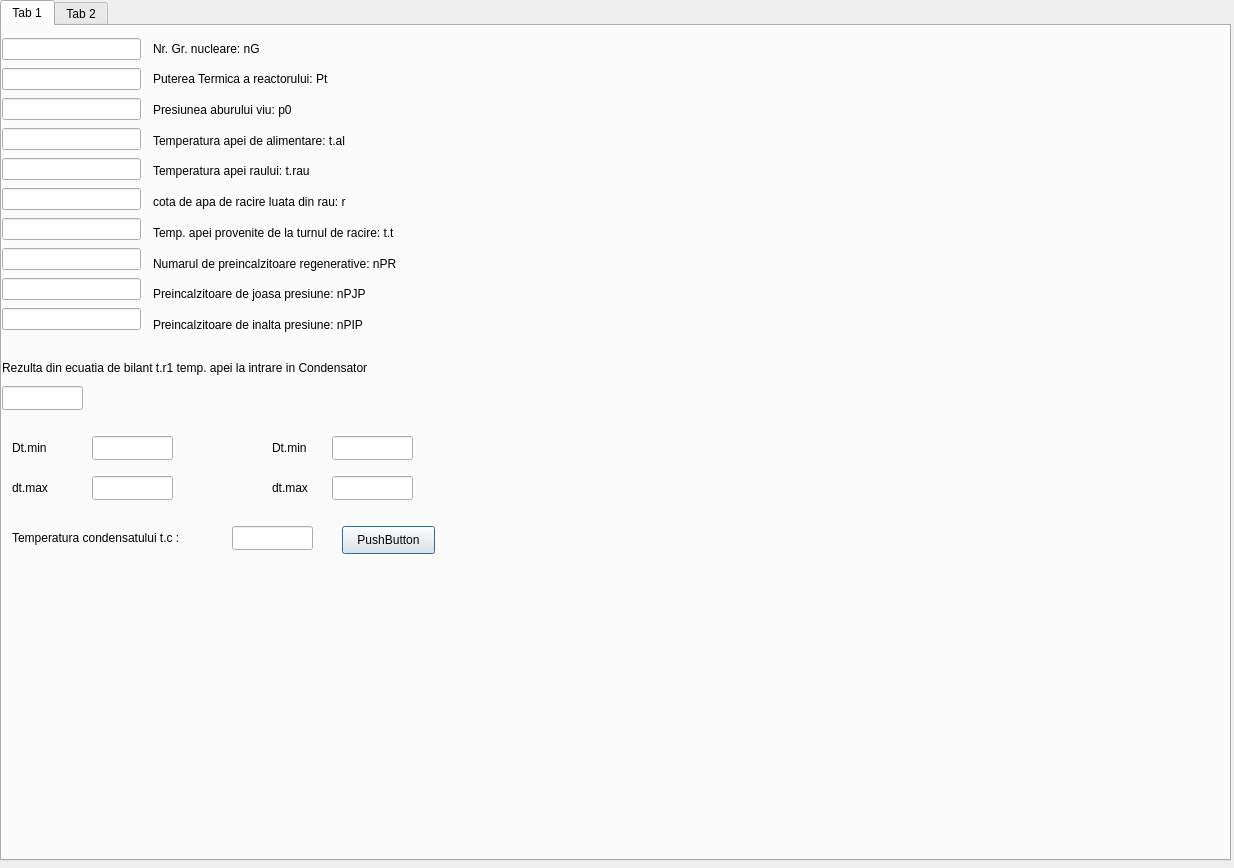
<?xml version="1.0" encoding="UTF-8"?>
<ui version="4.0">
 <class>Dialog</class>
 <widget class="QDialog" name="Dialog">
  <property name="geometry">
   <rect>
    <x>0</x>
    <y>0</y>
    <width>1234</width>
    <height>868</height>
   </rect>
  </property>
  <property name="windowTitle">
   <string>Dialog</string>
  </property>
  <widget class="QTabWidget" name="tabWidget">
   <property name="geometry">
    <rect>
     <x>0</x>
     <y>0</y>
     <width>1231</width>
     <height>861</height>
    </rect>
   </property>
   <widget class="QWidget" name="tab_3">
    <attribute name="title">
     <string>Tab 1</string>
    </attribute>
    <widget class="QLineEdit" name="temperaturaCondensat">
     <property name="geometry">
      <rect>
       <x>230</x>
       <y>500</y>
       <width>81</width>
       <height>24</height>
      </rect>
     </property>
    </widget>
    <widget class="QLabel" name="label_15">
     <property name="geometry">
      <rect>
       <x>10</x>
       <y>450</y>
       <width>41</width>
       <height>24</height>
      </rect>
     </property>
     <property name="text">
      <string>dt.max</string>
     </property>
    </widget>
    <widget class="QLineEdit" name="temperaturaApaIntrareCondensator">
     <property name="geometry">
      <rect>
       <x>0</x>
       <y>360</y>
       <width>81</width>
       <height>24</height>
      </rect>
     </property>
    </widget>
    <widget class="QLabel" name="label_17">
     <property name="geometry">
      <rect>
       <x>270</x>
       <y>410</y>
       <width>41</width>
       <height>24</height>
      </rect>
     </property>
     <property name="text">
      <string>Dt.min</string>
     </property>
    </widget>
    <widget class="QWidget" name="layoutWidget">
     <property name="geometry">
      <rect>
       <x>0</x>
       <y>10</y>
       <width>139</width>
       <height>305</height>
      </rect>
     </property>
     <layout class="QVBoxLayout" name="verticalLayout">
      <item>
       <widget class="QLineEdit" name="numarGrupuriNucleare"/>
      </item>
      <item>
       <widget class="QLineEdit" name="putereTermicaReactor"/>
      </item>
      <item>
       <widget class="QLineEdit" name="presiuneAburViu"/>
      </item>
      <item>
       <widget class="QLineEdit" name="temperaturaApaAlimentare"/>
      </item>
      <item>
       <widget class="QLineEdit" name="temperaturaApaRau">
        <property name="text">
         <string/>
        </property>
       </widget>
      </item>
      <item>
       <widget class="QLineEdit" name="cotaApaRacireRau"/>
      </item>
      <item>
       <widget class="QLineEdit" name="temperaturaApaTurnRacire"/>
      </item>
      <item>
       <widget class="QLineEdit" name="numarPreincalzitoareRegen"/>
      </item>
      <item>
       <widget class="QLineEdit" name="preincalzitoareJoasa"/>
      </item>
      <item>
       <widget class="QLineEdit" name="preincalzitoareInalta"/>
      </item>
     </layout>
    </widget>
    <widget class="QLabel" name="label_14">
     <property name="geometry">
      <rect>
       <x>10</x>
       <y>410</y>
       <width>41</width>
       <height>24</height>
      </rect>
     </property>
     <property name="text">
      <string>Dt.min</string>
     </property>
    </widget>
    <widget class="QLineEdit" name="diferentaTempCondensatorMin">
     <property name="geometry">
      <rect>
       <x>90</x>
       <y>410</y>
       <width>81</width>
       <height>24</height>
      </rect>
     </property>
    </widget>
    <widget class="QWidget" name="layoutWidget_2">
     <property name="geometry">
      <rect>
       <x>151</x>
       <y>10</y>
       <width>281</width>
       <height>301</height>
      </rect>
     </property>
     <layout class="QVBoxLayout" name="verticalLayout_2">
      <item>
       <widget class="QLabel" name="label_2">
        <property name="text">
         <string>Nr. Gr. nucleare: nG</string>
        </property>
       </widget>
      </item>
      <item>
       <widget class="QLabel" name="label_3">
        <property name="text">
         <string>Puterea Termica a reactorului: Pt</string>
        </property>
       </widget>
      </item>
      <item>
       <widget class="QLabel" name="label_4">
        <property name="text">
         <string>Presiunea aburului viu: p0</string>
        </property>
       </widget>
      </item>
      <item>
       <widget class="QLabel" name="label_5">
        <property name="text">
         <string>Temperatura apei de alimentare: t.al</string>
        </property>
       </widget>
      </item>
      <item>
       <widget class="QLabel" name="label">
        <property name="text">
         <string>Temperatura apei raului: t.rau</string>
        </property>
       </widget>
      </item>
      <item>
       <widget class="QLabel" name="label_6">
        <property name="text">
         <string>cota de apa de racire luata din rau: r</string>
        </property>
       </widget>
      </item>
      <item>
       <widget class="QLabel" name="label_7">
        <property name="text">
         <string>Temp. apei provenite de la turnul de racire: t.t</string>
        </property>
       </widget>
      </item>
      <item>
       <widget class="QLabel" name="label_8">
        <property name="text">
         <string>Numarul de preincalzitoare regenerative: nPR</string>
        </property>
       </widget>
      </item>
      <item>
       <widget class="QLabel" name="label_10">
        <property name="text">
         <string>Preincalzitoare de joasa presiune: nPJP</string>
        </property>
       </widget>
      </item>
      <item>
       <widget class="QLabel" name="label_9">
        <property name="text">
         <string>Preincalzitoare de inalta presiune: nPIP</string>
        </property>
       </widget>
      </item>
     </layout>
    </widget>
    <widget class="QLineEdit" name="diferentaTempCondensatMax">
     <property name="geometry">
      <rect>
       <x>330</x>
       <y>450</y>
       <width>81</width>
       <height>24</height>
      </rect>
     </property>
    </widget>
    <widget class="QLabel" name="label_16">
     <property name="geometry">
      <rect>
       <x>270</x>
       <y>450</y>
       <width>41</width>
       <height>24</height>
      </rect>
     </property>
     <property name="text">
      <string>dt.max</string>
     </property>
    </widget>
    <widget class="QLabel" name="label_13">
     <property name="geometry">
      <rect>
       <x>10</x>
       <y>500</y>
       <width>181</width>
       <height>24</height>
      </rect>
     </property>
     <property name="text">
      <string>Temperatura condensatului t.c :</string>
     </property>
    </widget>
    <widget class="QLineEdit" name="diferentaTempCondensatMin">
     <property name="geometry">
      <rect>
       <x>330</x>
       <y>410</y>
       <width>81</width>
       <height>24</height>
      </rect>
     </property>
    </widget>
    <widget class="QLabel" name="label_12">
     <property name="geometry">
      <rect>
       <x>0</x>
       <y>330</y>
       <width>411</width>
       <height>24</height>
      </rect>
     </property>
     <property name="text">
      <string>Rezulta din ecuatia de bilant t.r1 temp. apei la intrare in Condensator</string>
     </property>
    </widget>
    <widget class="QLineEdit" name="diferentaTempCondensatorMax_2">
     <property name="geometry">
      <rect>
       <x>90</x>
       <y>450</y>
       <width>81</width>
       <height>24</height>
      </rect>
     </property>
    </widget>
    <widget class="QPushButton" name="calcul">
     <property name="geometry">
      <rect>
       <x>340</x>
       <y>500</y>
       <width>93</width>
       <height>28</height>
      </rect>
     </property>
     <property name="text">
      <string>PushButton</string>
     </property>
    </widget>
   </widget>
   <widget class="QWidget" name="tab_4">
    <attribute name="title">
     <string>Tab 2</string>
    </attribute>
   </widget>
  </widget>
 </widget>
 <resources/>
 <connections/>
</ui>
